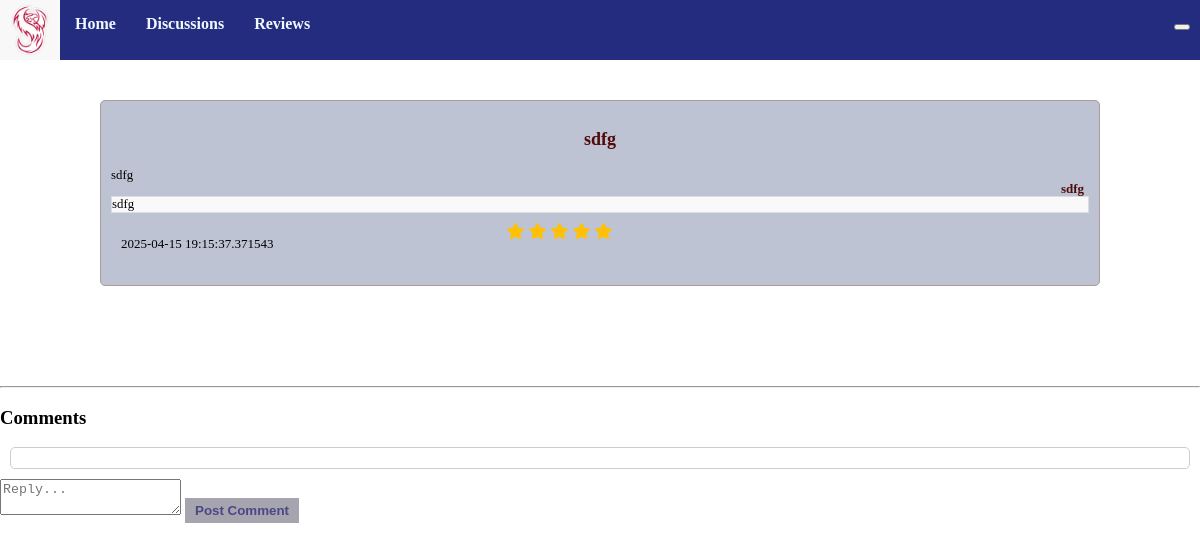
Before: /review/1 with the older database file.
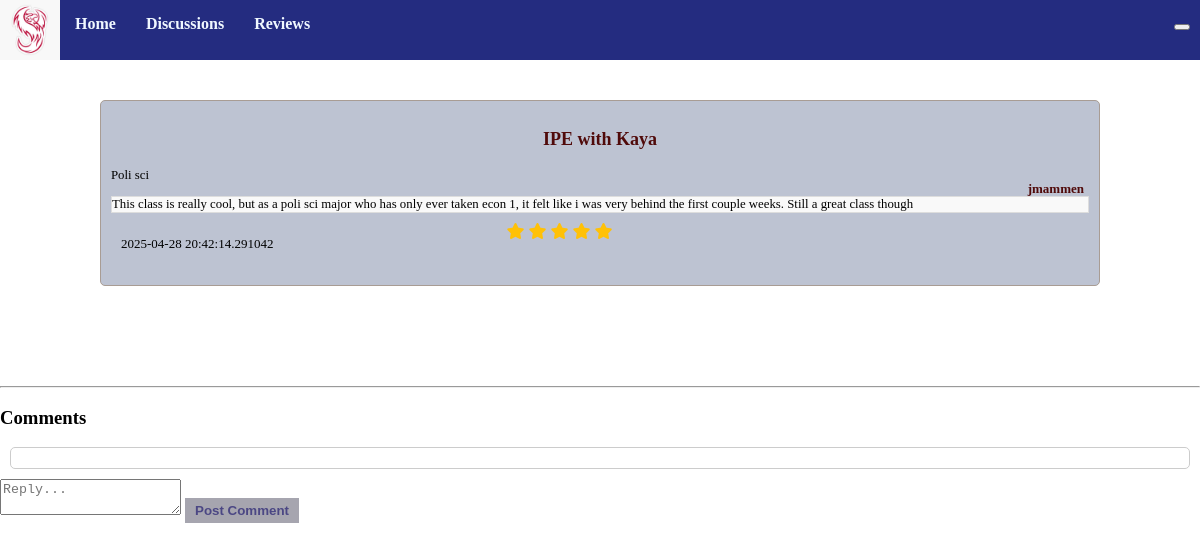
After: the same page with the newer database file.
### models.py (models this page shows, shortened)
class Review(db.Model):
    id = db.Column(db.Integer, primary_key=True)
    title = db.Column(db.String(255), nullable=False)
    content = db.Column(db.Text, nullable=False)
    created_at = db.Column(db.DateTime, default=db.func.current_timestamp())
    rating = db.Column(db.Integer, nullable=False)
    author = db.Column(db.Text, nullable=False)
    comments = db.relationship('Comment', backref='review', cascade="all, delete-orphan", lazy=True)
    major = db.Column(db.Text, nullable=False)

### app.py (the view)
@app.route('/review/<int:review_id>')
def rev_posts(review_id):
    review = Review.query.get_or_404(review_id) # returns a 404 error if get fails
    review = db.session.query(Review).get(review_id)
    return render_template('rev_posts.html', review=review)

### templates/rev_posts.html (shortened to what this page needs)
{% extends "base.html" %}
{% block head %}
{{ super() }}
<link rel="stylesheet" href="https://cdnjs.cloudflare.com/ajax/libs/font-awesome/6.7.2/css/all.min.css">
{% endblock %}
{%block content %}
<div class="specificpost">
    <div class="whereithappens">
        <div id="header">
            <p id="title">{{review.title}}</p1>
            <p id="author">{{review.author}}</p>
            <p id="major">{{review.major}}</p>
        </div>
        <p id="content">{{review.content}}</p>
        <div id="information">
            <p id="created_at">{{review.created_at}}</p>
            <div class="stars">
                {% for _ in range(review.rating|int) %}
                <i class="fa-solid fa-star" style="color: #ffc107"></i>
                {% endfor %}
            </div>
        </div>
    </div>
</div>
<hr>
<h3>Comments</h3>
<ul class="list-group">
</ul>
<form action="{{ url_for('review_comment', review_id=review.id) }}" method="post" class="mt-3">
    <textarea name="comment" class="form-control mb-2" placeholder="Reply..." required></textarea>
    <button type="submit" class="btn btn-secondary">Post Comment</button>
</form>
{% endblock %}

Changed rows visible on the page:
changed Review: title "sdfg" → "IPE with Kaya"; author "sdfg" → "jmammen"; major "sdfg" → "Poli sci"; content "sdfg" → "This class is really cool, but as a poli sci major who has only ever taken econ 1, it felt like i was very behind the first couple weeks. Still a great class though"; created_at "2025-04-15 19:15:37.371543" → "2025-04-28 20:42:14.291042"
